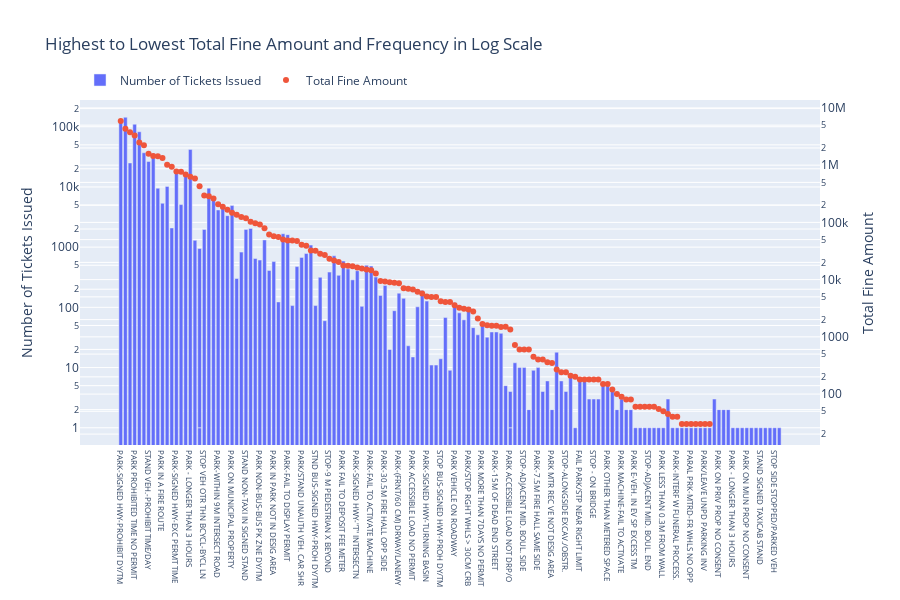

Here is the notebook cell this chart was saved with:
### Code cell
# highest to lowest total fine amount and frequency

fig4 = go.Figure()

fig4.add_trace(go.Bar(x=fine_type_df['infraction_description'], 
                      y=fine_type_df['tag_number_masked'],
                      name='Number of Tickets Issued'
                     )
                ) 

fig4.add_trace(go.Scatter(x=fine_type_df['infraction_description'], 
                          y=fine_type_df['total_fine_amt'],
                          yaxis='y2',
                          mode="markers",
                          name='Total Fine Amount')
              )


fig4.update_layout(xaxis=dict({'categoryorder':'total descending'},
                              tickfont=dict(size=8)), 
                   title_text='Highest to Lowest Total Fine Amount and Frequency in Log Scale',
                   yaxis_title='Number of Tickets Issued',
                   yaxis=dict(type='log'),
                   yaxis2=dict(anchor='x',
                              overlaying='y',
                              side='right',
                              type='log',
                              title='Total Fine Amount'),
                   legend=dict(orientation='h',
                               y=1.1),
                   height=600
                  )
fig4.show()

### Figure 1 — Plotly figure (JSON) as saved in the notebook; plotly's stock layout.template omitted (floating-point values rounded to 4 significant figures; data arrays with more than 128 entries replaced by an {"elided": "..."} marker saying what was removed)
{"data": [{"name": "Number of Tickets Issued", "type": "bar", "x": {"elided": "145 str values"}, "y": {"elided": "145 int values"}}, {"mode": "markers", "name": "Total Fine Amount", "type": "scatter", "x": {"elided": "145 str values"}, "y": {"elided": "145 int values"}, "yaxis": "y2"}], "layout": {"height": 600, "legend": {"orientation": "h", "y": 1.1}, "title": {"text": "Highest to Lowest Total Fine Amount and Frequency in Log Scale"}, "xaxis": {"categoryorder": "total descending", "tickfont": {"size": 8}}, "yaxis": {"title": {"text": "Number of Tickets Issued"}, "type": "log"}, "yaxis2": {"anchor": "x", "overlaying": "y", "side": "right", "title": {"text": "Total Fine Amount"}, "type": "log"}}}
